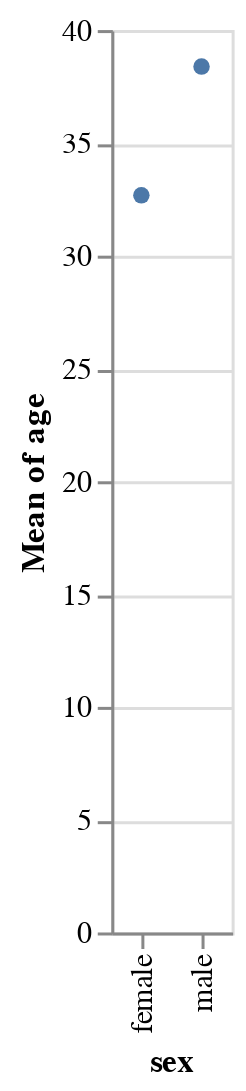

Source (notebook cell):
### Markdown cell above
Create an Altair visualization that shows the same information as this groupby:

### Code cell
alt.Chart(titanic).mark_circle().encode(
    alt.X('sex'),
    alt.Y('mean(age)')
)

### Figure 1 — Vega-Lite specification as saved in the notebook (floating-point values rounded to 4 significant figures; data arrays with more than 128 entries replaced by an {"elided": "..."} marker saying what was removed)
{"$schema": "https://vega.github.io/schema/vega-lite/v1.2.1.json", "data": {"values": {"elided": "182 records"}}, "encoding": {"x": {"field": "sex", "type": "nominal"}, "y": {"aggregate": "mean", "field": "age", "type": "quantitative"}}, "mark": "circle"}
